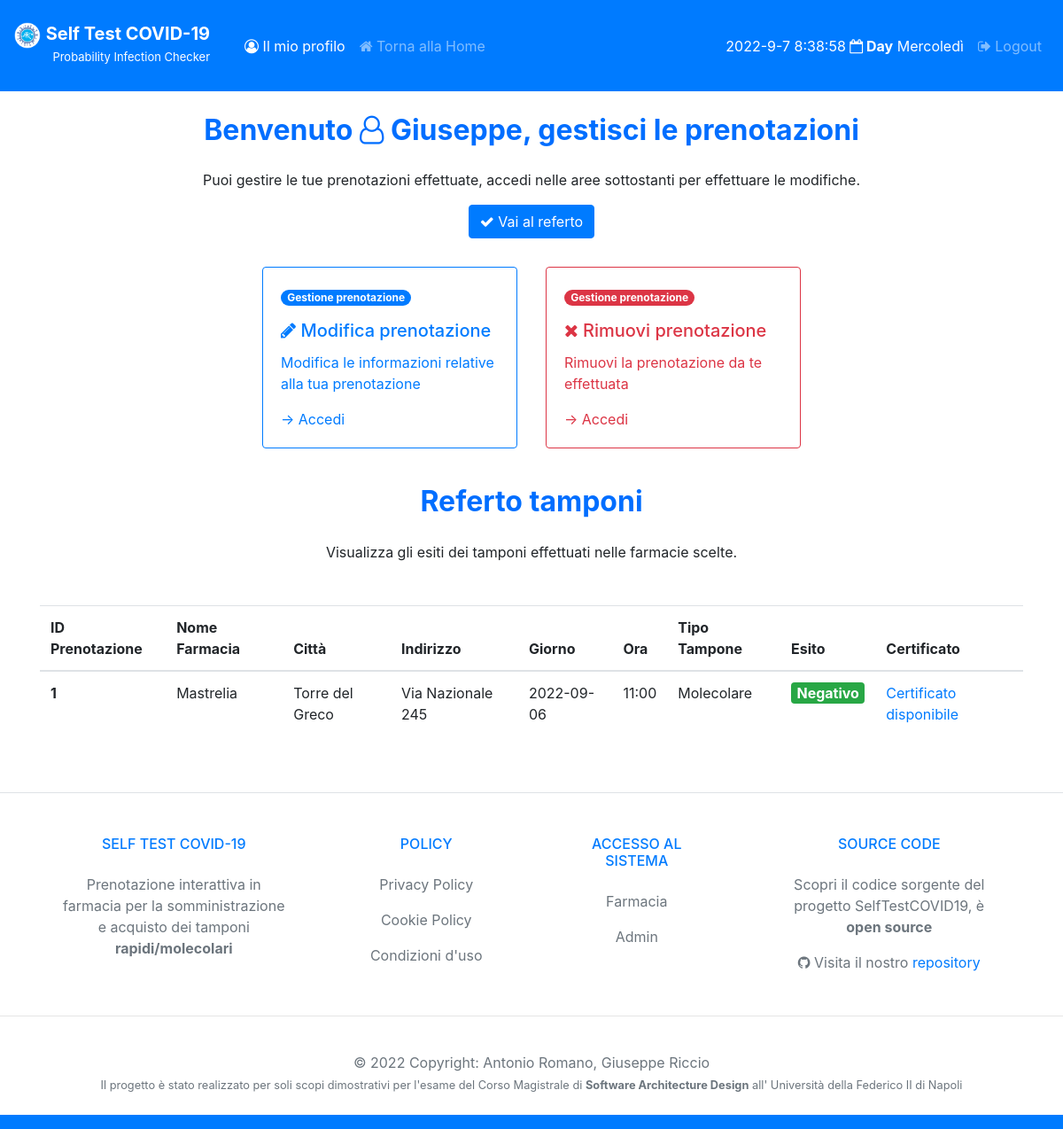
Page /dashboardPaziente (signed in) on the earlier database version.
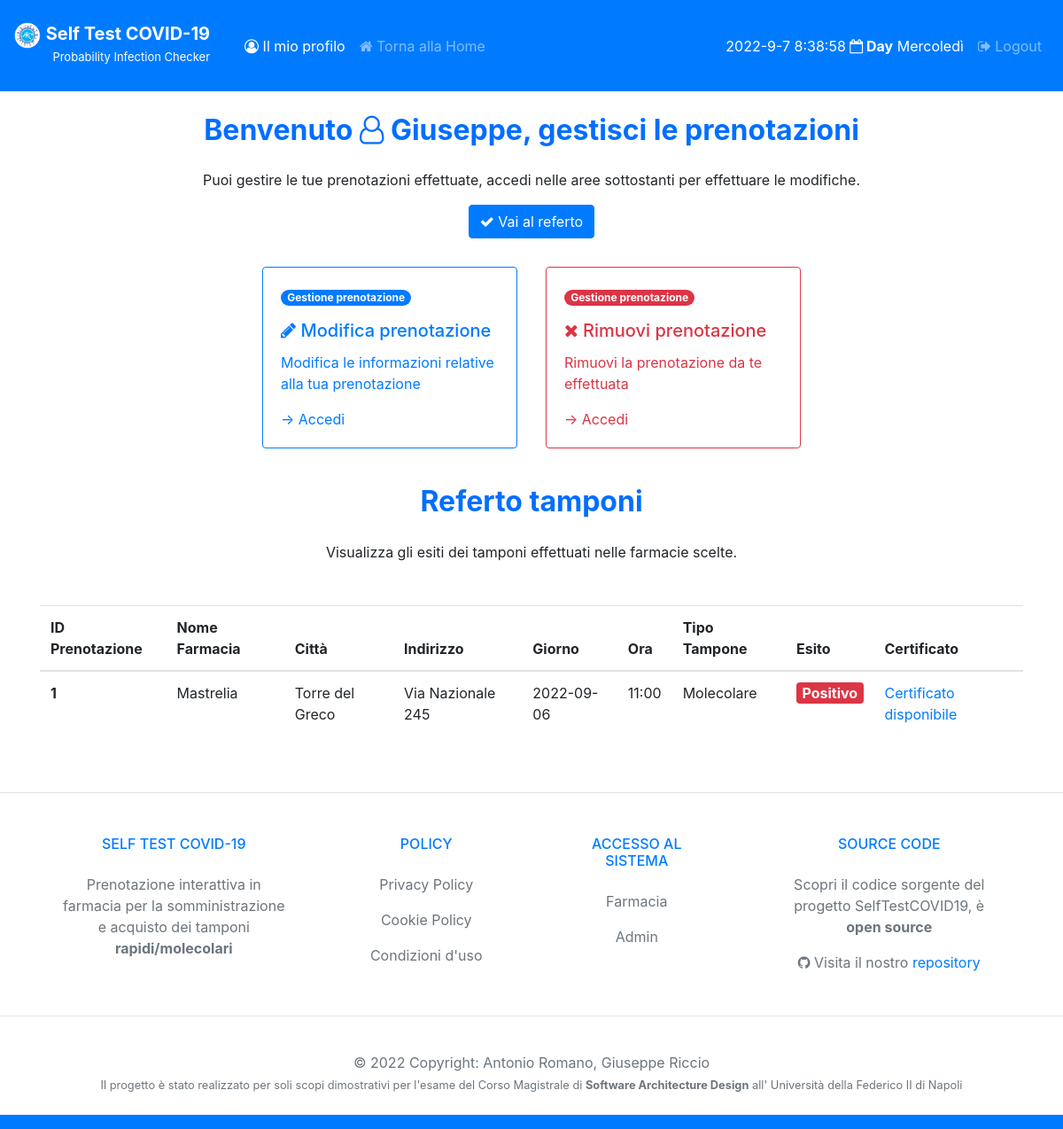
Same page on the later database version.
### tables this page shows
CREATE TABLE `Pazienti` (
	ID INTEGER PRIMARY KEY AUTOINCREMENT,
	Nome VARCHAR(50),
	Cognome VARCHAR(50),
	Email VARCHAR(50),
	PWD VARCHAR(50),
	CodiceFiscale VARCHAR(36),
	Telefono VARCHAR(10),
	UNIQUE(Email,PWD)
);

CREATE TABLE `Prenotazioni` (
	ID INTEGER PRIMARY KEY AUTOINCREMENT,
	Nome VARCHAR(50),
	Cognome VARCHAR(50),
	Email VARCHAR(50),
	CodiceFiscale VARCHAR(36),
	Telefono VARCHAR(10),
	Giorno DATE,
	Ora TIME,
	TipoTampone VARCHAR(10),
	EsitoTampone VARCHAR(20),
	ID_Farmacia INTEGER,
	ID_Paziente INTEGER,
	ID_Tampone INTEGER
);

CREATE TABLE `Farmacie` (
	ID INTEGER PRIMARY KEY AUTOINCREMENT,
	NomeFarmacia VARCHAR(50),
	Citta VARCHAR(50),
	CAP INT(5),
	Indirizzo VARCHAR(50),
	Email VARCHAR(50),
	PWD VARCHAR(50),
	UNIQUE(NomeFarmacia,Email)
);

### controllers/GestionePazienteRegistratoController.py (the view)
def dashPaziente():
    if 'loggedin' in session:
        connection = connectDB()
        esito = connection.execute('SELECT Prenotazioni.ID, NomeFarmacia, Citta, Indirizzo, Giorno, Ora, TipoTampone, EsitoTampone FROM Prenotazioni INNER JOIN Farmacie ON Prenotazioni.ID_Farmacia = Farmacie.ID AND Prenotazioni.ID_Paziente = ?',(session['id'],)).fetchall()
        nomepaziente = connection.execute('SELECT Nome FROM Pazienti WHERE ID = ?',(session['id'],)).fetchone()
        connection.close()
    else:
        return redirect('/loginPaziente')
    return render_template('/PazienteRegistratoView/dashboardPaziente.html', nomePaziente=nomepaziente['Nome'], esito=esito)

### models/DB.py (called while the page is built)
def connectDB():
    connection = sqlite3.connect('./models/selftestcovid19.db')
    connection.row_factory = sqlite3.Row
    return connection

### templates/PazienteRegistratoView/dashboardPaziente.html (shortened to what this page needs)
<!doctype html>
<html lang="it">
<head>
    <link rel="stylesheet" href="https://cdnjs.cloudflare.com/ajax/libs/font-awesome/4.7.0/css/font-awesome.min.css">
    <link rel="stylesheet" href="https://stackpath.bootstrapcdn.com/bootstrap/4.3.1/css/bootstrap.min.css">
</head>
<body>
    <nav class="navbar navbar-expand-lg navbar-dark bg-primary">
        <div style="margin-top: 10px; margin-right: 15px;">
            <a class="navbar-brand" href="#">
                <img src="/static/logo.png" width="30" height="30" alt="">
                <span style="margin-top: 10px; color: white; font-size: 20px ;"><b>Self Test COVID-19</b><br>
                    <p style="font-size: small; text-align: right;">Probability Infection Checker</p></a></span>
        </div>
        <div class="collapse navbar-collapse" id="navbarSupportedContent">
            <ul class="navbar-nav mr-auto">
                <li class="nav-item active">
                    <a class="nav-link" href="#"><i class="fa fa-user-circle-o" aria-hidden="true"></i> Il mio profilo
                        <span class="sr-only">(current)</span></a>
                </li>
                <li class="nav-item">
                    <a class="nav-link" href="/"><i class="fa fa-home" aria-hidden="true"></i> Torna alla Home</a>
                </li>
            </ul>
            <ul class="navbar-nav ml-auto">
                <li class="nav-item">
                    <h7 id="displayDateTime" class="nav-link text-white">
                </li>
                <li class="nav-item">
                    <a class="nav-link" href="/logout"><i class="fa fa-sign-out" aria-hidden="true"></i> Logout</a>
                </li>
            </ul>
        </div>
    </nav>
    <div class="container">
        <center>
            <h2 class="text-center" style="margin: 25px;"><b><span style="color: #006eff;">
                        Benvenuto <i class="fa fa-user-o" aria-hidden="true"></i> {{ nomePaziente }}, gestisci le
                        prenotazioni</span></b></h2>
            <h7>Puoi gestire le tue prenotazioni effettuate, accedi nelle aree sottostanti per effettuare le modifiche.
            </h7>
            <center><a href="#referti" class="btn btn-primary m-3" role="button">
                    <i class="fa fa-check" aria-hidden="true"></i> Vai al referto</a></center>
    </div>
    <div class="d-flex justify-content-center">
        <div class="card-deck">
            <div class="card border-primary m-3" style="max-width: 18rem;">
                <div class="card-body text-primary">
                    <span class="badge badge-pill badge-primary mb-3">Gestione prenotazione</span>
                    <h5 class="card-title"><i class="fa fa-pencil" aria-hidden="true"></i> Modifica prenotazione</h5>
                    <p class="card-text">Modifica le informazioni relative alla tua prenotazione</p>
                    <a href="/modificaPrenotazionePaziente" class="card-link text-primary">&#8594 Accedi</a>
                </div>
            </div>
            <div class="card border-danger m-3" style="max-width: 18rem;">
                <div class="card-body text-danger">
                    <span class="badge badge-pill badge-danger mb-3">Gestione prenotazione</span>
                    <h5 class="card-title"><i class="fa fa-times" aria-hidden="true"></i> Rimuovi prenotazione</h5>
                    <p class="card-text">Rimuovi la prenotazione da te effettuata</p>
                    <a href="/rimozionePrenotazionePaziente" class="card-link text-danger">&#8594 Accedi</a>
                </div>
            </div>
        </div>
    </div>
    <div class="container">
        <center>
            <h2 class="text-center" style="margin: 25px;"><b><span style="color: #006eff;">
                        Referto tamponi</span></b></h2>
            <h7>Visualizza gli esiti dei tamponi effettuati nelle farmacie scelte.</h7>
            <div class="d-flex justify-content-center mt-5 table-responsive">
                <table class="table">
                    <thead>
                        <tr>
                            <th scope="col">ID Prenotazione</th>
                            <th scope="col">Nome Farmacia</th>
                            <th scope="col">Città</th>
                            <th scope="col">Indirizzo</th>
                            <th scope="col">Giorno</th>
                            <th scope="col">Ora</th>
                            <th scope="col">Tipo Tampone</th>
                            <th scope="col">Esito</th>
                            <th scope="col">Certificato</th>
                        </tr>
                    </thead>
                    <tbody>
                        {% for esiti in esito %}
                        <tr>
                            <th scope="row">{{ esiti.ID }}</th>
                            <td>{{ esiti.NomeFarmacia }}</td>
                            <td>{{ esiti.Citta }}</td>
                            <td>{{ esiti.Indirizzo }}</td>
                            <td>{{ esiti.Giorno }}</td>
                            <td>{{ esiti.Ora }}</td>
                            <td>{{ esiti.TipoTampone }}</td>
                            <td>
                                {% if esiti.EsitoTampone == "Negativo" %}
                                <span class="badge bg-success text-white" style="font-size: 16px;">Negativo</span>
                                {% elif esiti.EsitoTampone == "Positivo" %}
                                <span class="badge bg-danger text-white" style="font-size: 16px;">Positivo </span>
                                {% elif esiti.EsitoTampone == "Da effettuare" %}
                                <span class="badge bg-secondary text-white" style="font-size: 16px;">Da
                                    effettuare</span>
                                {% elif esiti.EsitoTampone == "In analisi" %}
                                <span class="badge bg-primary text-white" style="font-size: 16px;">In Analisi</span>
                                {% endif %}
                            </td>
                            <td>
                                {% if (esiti.EsitoTampone == "Negativo") or (esiti.EsitoTampone == "Positivo") %}
                                <a href="/download/report/pdf/{{ esiti.ID }}"> Certificato disponibile </a>
                                {% else %}
                                <a> Certificato non disponibile </a>
                                {% endif %}
                            </td>
                        </tr>
                    </tbody>
                    {% endfor %}
                </table>
            </div>
        </center>
    </div>
</body>
<footer class="text-lg text-lg-start bg-white text-muted">
    <section class="d-flex justify-content-center justify-content-lg-between p-4 border-bottom">
    </section>
    <section class="">
      <div class="container text-center text-md-start mt-5">
        <div class="row mt-3">
          <div class="col-md-3 col-lg-4 col-xl-3 mx-auto mb-4">
            <h6 class="text-uppercase fw-bold mb-4  text-primary">
              Self Test COVID-19
            </h6>
            <p>
              Prenotazione interattiva in farmacia per la somministrazione e acquisto dei tamponi <b>rapidi/molecolari</b>
            </p>
          </div>
          <div class="col-md-2 col-lg-2 col-xl-2 mx-auto mb-4">
            <h6 class="text-uppercase fw-bold mb-4  text-primary">
              Policy
            </h6>
            <p>
              <a href="#!" class="text-reset">Privacy Policy</a>
            </p>
            <p>
              <a href="#!" class="text-reset">Cookie Policy</a>
            </p>
            <p>
              <a href="#!" class="text-reset">Condizioni d'uso</a>
            </p>
          </div>
          <div class="col-md-3 col-lg-2 col-xl-2 mx-auto mb-4">
            <h6 class="text-uppercase fw-bold mb-4  text-primary">
              Accesso al sistema
            </h6>
            <p>
              <a href="/loginFarmacia" class="text-reset">Farmacia</a>
            </p>
            <p>
              <a href="/loginAdmin" class="text-reset">Admin</a>
            </p>
          </div>
          <div class="col-md-4 col-lg-3 col-xl-3 mx-auto mb-md-0 mb-4">
            <h6 class="text-uppercase fw-bold mb-4  text-primary">SOURCE CODE</h6>
            <p>Scopri il codice sorgente del progetto SelfTestCOVID19, è <b>open source</b></p>
            <p><i class="fa fa-github"></i> Visita il nostro <a href="https://github.com/giuseppericcio/SelfTestCovid19">repository</a></p>
          </div>
        </div>
      </div>
    </section>
    <hr>
    <div class="text-center p-4  text-muted" style="background-color: rgba(255, 255, 255, 0.05);">
      © 2022 Copyright:
      <a class="text-muted fw-bold">Antonio Romano, Giuseppe Riccio</a>
      <small id="dateHelp" class="form-text text-muted text-primary">Il progetto è stato realizzato per soli scopi
        dimostrativi per l'esame del Corso Magistrale di <b>Software Architecture Design</b> all' Università della
        Federico II di Napoli</small>
    </div>
  </footer>
<nav class="navbar navbar-expand-lg navbar-dark bg-primary">
</nav>
</body>
</html>

Differences in the rows shown:
changed Prenotazioni "Molecolare": EsitoTampone "Negativo" → "Positivo"
